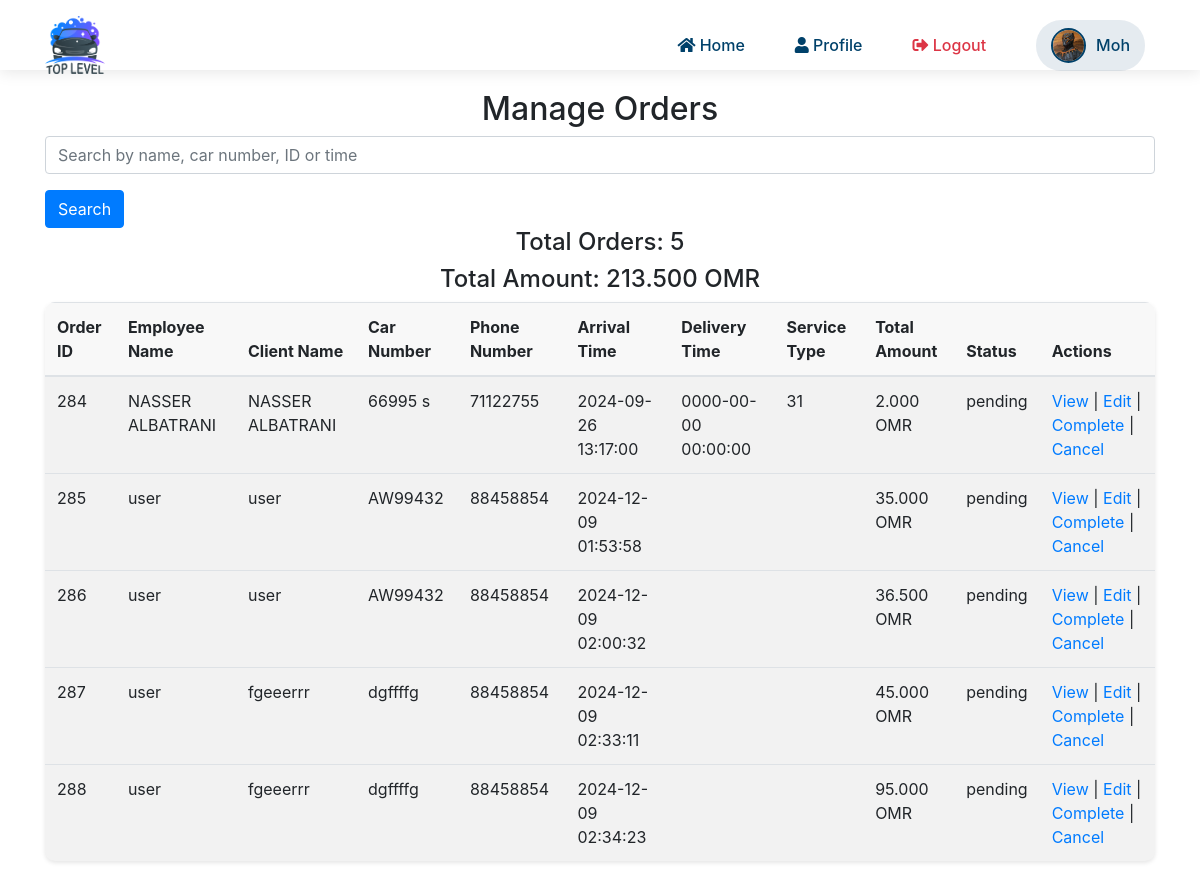
The page /OrderStatus.php (signed in) on the database its author committed.
### tables this page shows
CREATE TABLE `orders` (
  `id` int(11) NOT NULL,
  `client_car_id` int(11) DEFAULT NULL,
  `order_details` text DEFAULT NULL,
  `qrcode_path` varchar(255) DEFAULT NULL,
  `car_type` varchar(50) DEFAULT NULL,
  `employee_name` varchar(100) DEFAULT NULL,
  `client_name` varchar(100) DEFAULT NULL,
  `service_category` varchar(50) DEFAULT NULL,
  `services` text DEFAULT NULL,
  `car_number` varchar(50) DEFAULT NULL,
  `car_name` varchar(255) DEFAULT NULL,
  `phone_number` varchar(50) DEFAULT NULL,
  `arrival_time` datetime DEFAULT NULL,
  `delivery_time` datetime DEFAULT NULL,
  `total_amount` decimal(10,3) DEFAULT NULL,
  `notes` text DEFAULT NULL,
  `order_code` varchar(255) DEFAULT NULL,
  `deposit_amount` decimal(10,3) NOT NULL DEFAULT 0.000,
  `remaining_amount` decimal(10,3) NOT NULL DEFAULT 0.000,
  `installments` int(11) NOT NULL DEFAULT 0,
  `coupon_code` varchar(255) DEFAULT NULL,
  `coupon_discount` decimal(10,3) DEFAULT 0.000,
  `total_after_discount` decimal(10,3) DEFAULT 0.000,
  `status` enum('pending','completed','canceled') DEFAULT 'pending',
  `car_delivered` tinyint(1) NOT NULL DEFAULT 0,
  `car_delivery_time` datetime DEFAULT NULL,
  `extra_service_name` text DEFAULT NULL,
  `extra_service_price` text DEFAULT NULL
);

### OrderStatus.php (the view, shortened to what this page needs)
<?php
require 'db.php';
$search_query = "";
$filter_query = "WHERE status = 'pending'";
$total_orders = 0;
$total_amount = 0.0;
$sql = "SELECT * FROM orders $filter_query";
$result = $conn->query($sql);
if ($result->num_rows > 0) {
    while ($row = $result->fetch_assoc()) {
        $total_orders++;
        $total_amount += $row['total_amount'];
    }
    $result->data_seek(0);
}
?>
<!DOCTYPE html>
<html lang="en">
<head>
    <link rel="stylesheet" href="https://cdnjs.cloudflare.com/ajax/libs/font-awesome/5.15.4/css/all.min.css">
    <link rel="stylesheet" href="https://stackpath.bootstrapcdn.com/bootstrap/4.5.2/css/bootstrap.min.css">
</head>
<body>
    <?php include 'nav.php'; ?>
    <div class="container">
        <h2 class="text-center">Manage Orders</h2>
        <form method="POST" action="">
            <div class="form-group">
                <input type="text" name="search_query" class="form-control" placeholder="Search by name, car number, ID or time" value="<?php echo htmlspecialchars($search_query); ?>">
            </div>
            <button type="submit" class="btn btn-primary">Search</button>
        </form>
        <h4 class="text-center">Total Orders: <?php echo $total_orders; ?></h4>
        <h4 class="text-center">Total Amount: <?php echo number_format($total_amount, 3); ?> OMR </h4>
        <table class="table table-striped">
            <thead>
                <tr>
                    <th>Order ID</th>
                    <th>Employee Name</th>
                    <th>Client Name</th>
                    <th>Car Number</th>
                    <th>Phone Number</th>
                    <th>Arrival Time</th>
                    <th>Delivery Time</th>
                    <th>Service Type</th>
                    <th>Total Amount</th>
                    <th>Status</th>
                    <th>Actions</th>
                </tr>
            </thead>
            <tbody>
                <?php
                if ($result->num_rows > 0) {
                    while($row = $result->fetch_assoc()) {
                        echo "<tr>";
                        echo "<td>" . htmlspecialchars($row['id']) . "</td>";
                        echo "<td>" . htmlspecialchars($row['employee_name']) . "</td>";
                        echo "<td>" . htmlspecialchars($row['client_name']) . "</td>";
                        echo "<td>" . htmlspecialchars($row['car_number']) . "</td>";
                        echo "<td>" . htmlspecialchars($row['phone_number']) . "</td>";
                        echo "<td>" . htmlspecialchars($row['arrival_time']) . "</td>";
                        echo "<td>" . htmlspecialchars($row['delivery_time']) . "</td>";
                        echo "<td>" . htmlspecialchars($row['service_category']) . "</td>";
                        echo "<td>" . number_format($row['total_amount'], 3) . " OMR</td>";
                        echo "<td>" . htmlspecialchars($row['status']) . "</td>";
                        echo "<td>
                                 <a class='action-link' href='view_order.php?id=" . htmlspecialchars($row['id']) . "'>View</a> |
                                 <a class='action-link' href='edit_order.php?id=" . htmlspecialchars($row['id']) . "'>Edit</a> |
                                 <a class='action-link' href='update_status.php?id=" . htmlspecialchars($row['id']) . "&status=completed'>Complete</a> |
                                 <a class='action-link' href='update_status.php?id=" . htmlspecialchars($row['id']) . "&status=canceled'>Cancel</a>
                              </td>";
                        echo "</tr>";
                    }
                } else {
                    echo "<tr><td colspan='11' class='text-center'>No orders found</td></tr>";
                }
                ?>
            </tbody>
        </table>
    </div>
</body>
</html>

### OrderStatus.php (style rules this page uses)
body { font-family: 'Poppins', sans-serif; background-color: #f4f4f4; padding-top: 70px; }
.container { margin-top: 20px; }
table { width: 100%; background-color: #fff; box-shadow: 0 2px 4px rgba(0, 0, 0, 0.1); border-radius: 10px; overflow: hidden; }
table th, table td { padding: 10px; text-align: left; }
table th { background-color: #f8f8f8; }
table tbody tr:nth-child(even) { background-color: #f2f2f2; }
.action-link { color: #007BFF; text-decoration: none; }

### rows shown on the page
orders: id "284", employee_name "NASSER ALBATRANI", client_name "NASSER ALBATRANI", car_number "66995 s", phone_number "71122755", arrival_time "2024-09-26 13:17:00", delivery_time "0000-00-00 00:00:00", service_category "31", total_amount "2.000", status "pending"
orders: id "285", employee_name "user", client_name "user", car_number "AW99432", phone_number "88458854", arrival_time "2024-12-09 01:53:58", total_amount "35.000", status "pending"
orders: id "286", employee_name "user", client_name "user", car_number "AW99432", phone_number "88458854", arrival_time "2024-12-09 02:00:32", total_amount "36.500", status "pending"
orders: id "287", employee_name "user", client_name "fgeeerrr", car_number "dgffffg", phone_number "88458854", arrival_time "2024-12-09 02:33:11", total_amount "45.000", status "pending"
orders: id "288", employee_name "user", client_name "fgeeerrr", car_number "dgffffg", phone_number "88458854", arrival_time "2024-12-09 02:34:23", total_amount "95.000", status "pending"

### other values the page prints
$employee_name "Moh"
$total_orders "5"
$total_amount "213.500"
